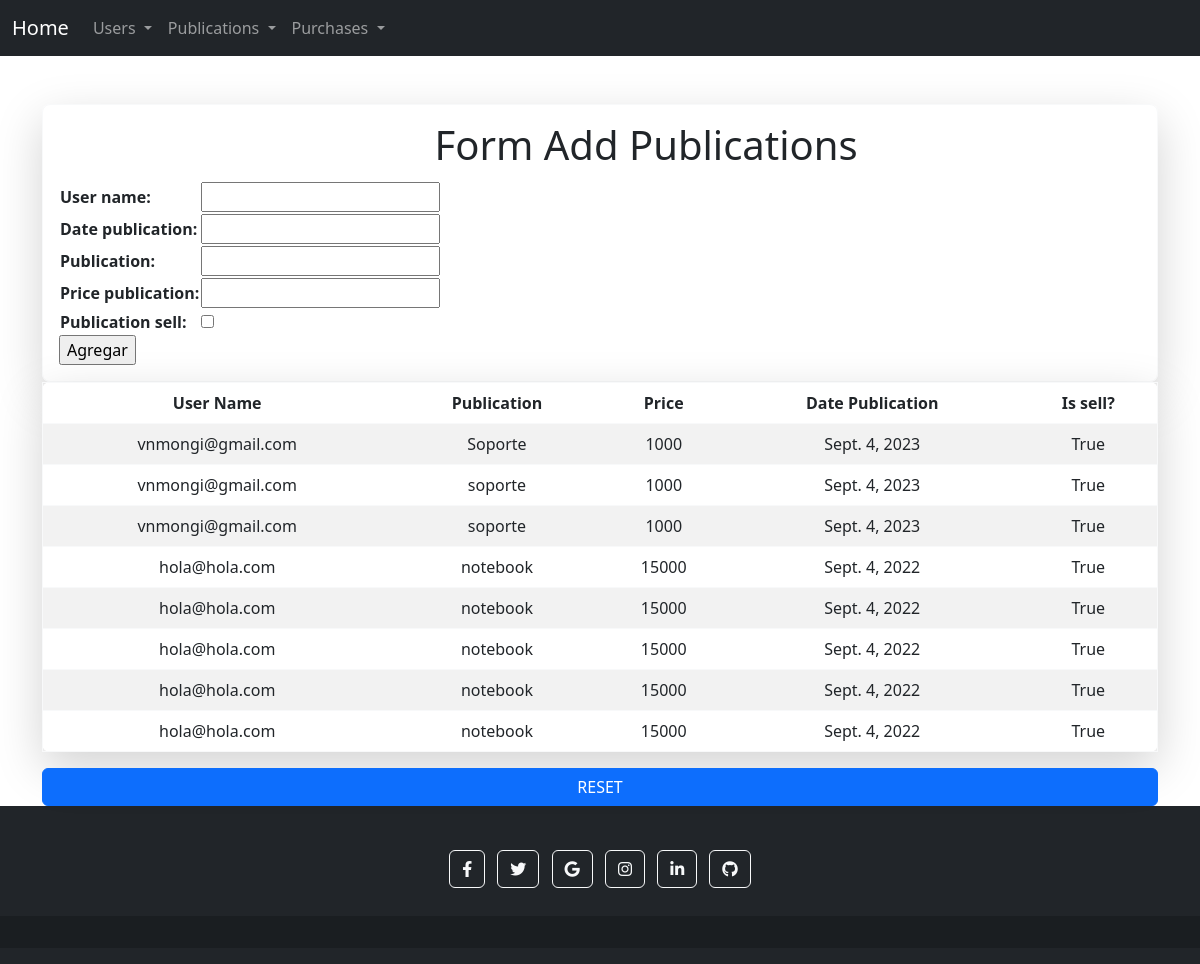
Before: /APP/publications/ with the older database file.
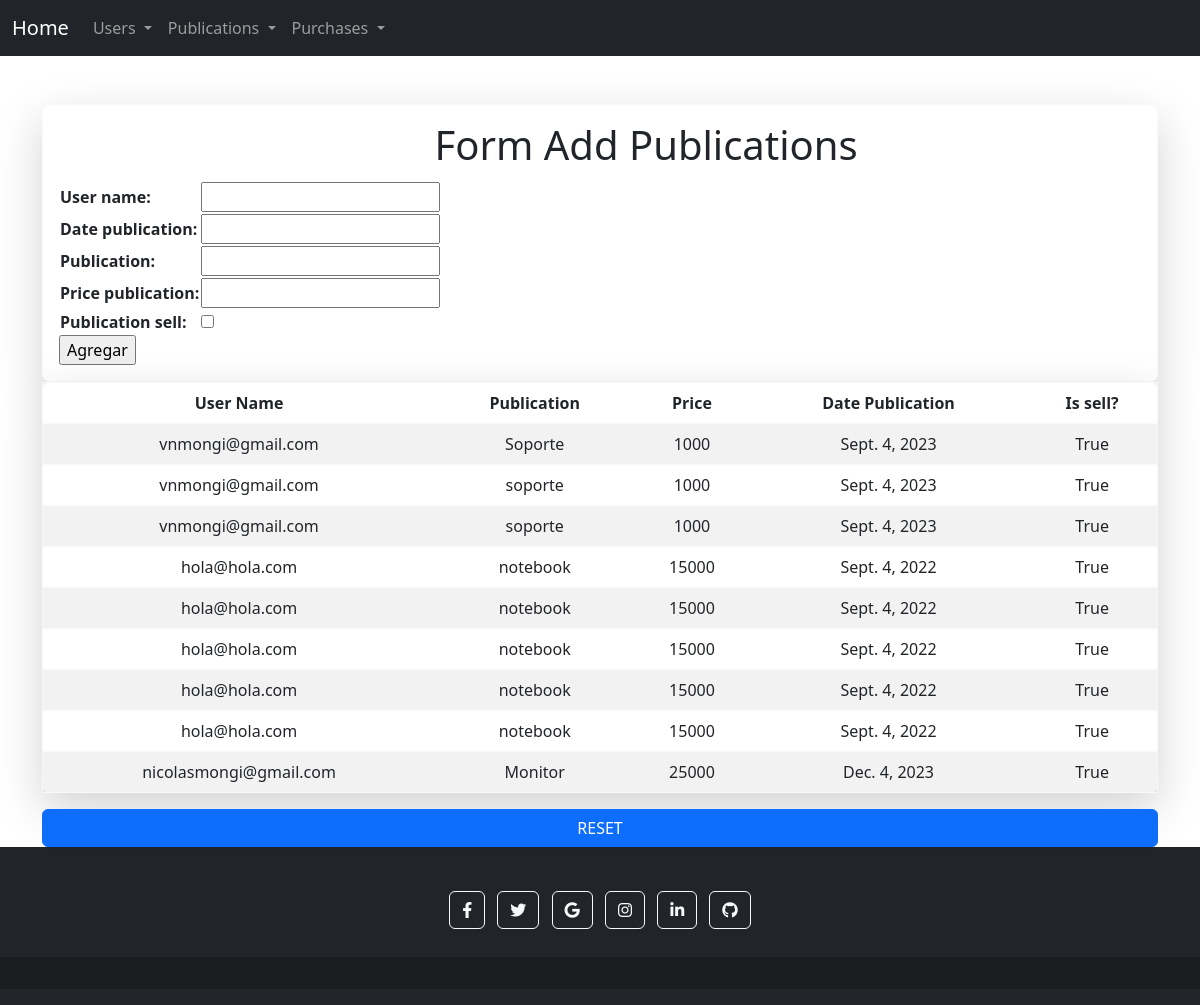
After: the same page with the newer database file.
### APP/models.py (models this page shows)
class Publications(models.Model):
    user_name = models.EmailField()
    date_publication = models.DateField(max_length=10)
    publication = models.CharField(max_length=50)
    price_publication = models.IntegerField()
    publication_sell = models.BooleanField()

### APP/views.py (the view)
# urls.py: path("publications/", publications, name="publications"),
def publications(request):
    if request.method == 'POST':
        form = PublicationsForm(request.POST)
        if form.is_valid():
            publ = Publications()
            publ.user_name = form.cleaned_data['user_name']
            publ.date_publication = form.cleaned_data['date_publication']
            publ.publication = form.cleaned_data['publication']
            publ.price_publication = form.cleaned_data['price_publication']
            publ.publication_sell = form.cleaned_data['publication_sell']
            publ.save()
            form = PublicationsForm()
        else:
            pass
    else:
        form = PublicationsForm()
    publications = Publications.objects.all()
    context = {"publications":publications, "form":form}
    return render(request, 'APP/publications.html', context)

### APP/forms.py
class PublicationsForm(forms.Form):
    user_name = forms.EmailField()
    date_publication = forms.DateField()
    publication = forms.CharField(max_length=50)
    price_publication = forms.IntegerField()
    publication_sell = forms.BooleanField()

### APP/templates/APP/publications.html (shortened to what this page needs)
{% extends "APP/layout.html" %}
{% load static %}
{% block content %}
<div class="container d-flex align-items-center flex-column mt-5 ">
    <form class="border border-light shadow-lg w-100 rounded-3 p-3" action="" method="post">
        <div class="row mb-1 align-items-center justify-content-center">
            <label class="col-sm-1 col-form-label"></label>
            <div class="col-sm-7 text-center">
                <h1>Form Add Publications</h1>
            </div>
        </div>
            <table>
            {{ form.as_table }}
            </table>
            <input type="submit" value="Agregar">
    </form>
    <table class="table table-striped table-hover border border-light shadow-lg bg-white rounded-3 w-100">
        <thead>
            <tr>
                <th class="w-10 text-center" scope="col">User Name</th>
                <th class="w-10 text-center" scope="col">Publication</th>
                <th class="w-10 text-center" scope="col">Price</th>
                <th class="w-10 text-center" scope="col">Date Publication</th>
                <th class="w-10 text-center" scope="col">Is sell?</th>
            </tr>
        </thead>
        <tbody>
            {% for publication in publications %}
            <tr>
                <td class="w-10 text-center">{{ publication.user_name }}</td>
                <td class="w-10 text-center">{{ publication.publication }}</td>
                <td class="w-10 text-center">{{ publication.price_publication }}</td>
                <td class="w-10 text-center">{{ publication.date_publication }}</td>
                <td class="w-10 text-center">{{ publication.publication_sell }}</td>
            </tr>
            {% endfor %}
        </tbody>
    </table>
    <tr>
        <a class="btn btn-primary w-100" href="{% url 'publications' %}">RESET</a>
    </tr>
</div>
{% endblock %}

Changed rows visible on the page:
added Publications: user_name "nicolasmongi@gmail.com", publication "Monitor", price_publication "25000", date_publication "Dec. 4, 2023", publication_sell "True"
